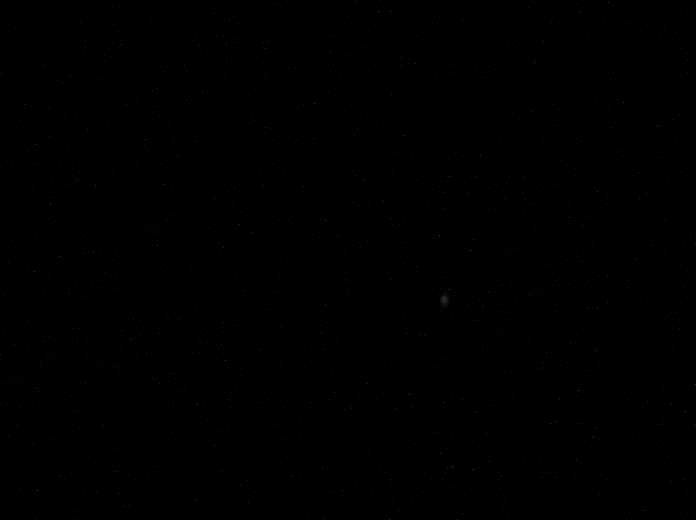
#> input picture Measurements/2023-07-10/Raw_Data/18MV/unpol_15sec_0001.png, 1391 x 1039 px (shown at 1/2 size)
$ python presentation_images.py
#> lines starting #> are read from the running program, lines starting #| are printed output that depends on the picture
import cv2 as cv
import numpy as np
import glob
from matplotlib import cm


def draw_rectangle(image, width=50, height=30, color=(0, 0, 255), thickness=2, y_offset=-100):
    image_height, image_width = image.shape[:2]
    mid_x, mid_y = image_width // 2, image_height // 2 + y_offset
    half_width = width // 2
    half_height = height // 2

    top_left = (mid_x - half_width, mid_y - half_height)
    bottom_right = (mid_x + half_width, mid_y + half_height)

    # Draw the rectangle on a copy of the image
    image_8bit = cv.normalize(image, None, 0, 255, cv.NORM_MINMAX, dtype=cv.CV_8U)
    image_rgb = cv.cvtColor(image_8bit, cv.COLOR_GRAY2RGB)
    cv.rectangle(image_rgb, top_left, bottom_right, color, thickness)

    # Extract the region of interest (ROI) inside the rectangle
    roi = image[mid_y - half_height:mid_y + half_height, mid_x - half_width:mid_x + half_width]

    # Calculate the average grayscale value inside the ROI
    average_grayscale = np.mean(roi)

    return image_rgb, average_grayscale

# [56 lines left out: function process_and_combine_images, not called in this run]

if __name__ == "__main__":
    # Use glob to get all image paths
    image_paths = glob.glob('Measurements/2023-07-10/Raw_Data/18MV/unpol_15sec_*.png')

    # Load the images using OpenCV
    images = [cv.imread(path, cv.IMREAD_UNCHANGED) for path in image_paths]
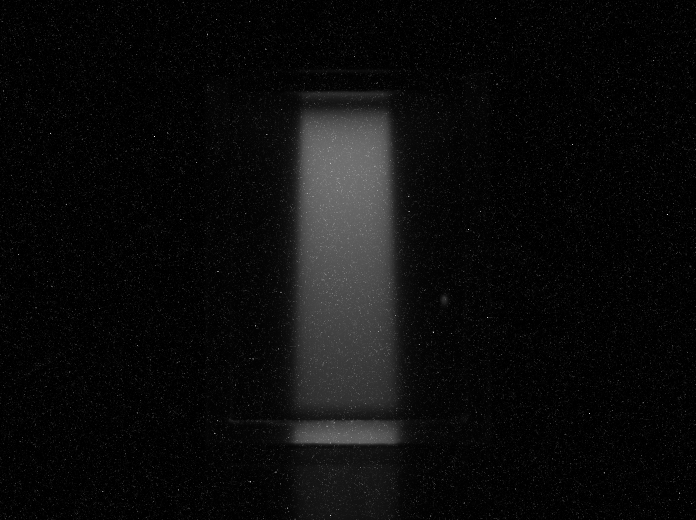
#> input picture Measurements/2023-07-10/Raw_Data/18MV/unpol_15sec_0005.png, 1391 x 1039 px (shown at 1/2 size)
#> images = 2 items
    draw_image = cv.imread('Measurements/2023-07-10/Improved_Data/18MV/unpol.png', cv.IMREAD_UNCHANGED)
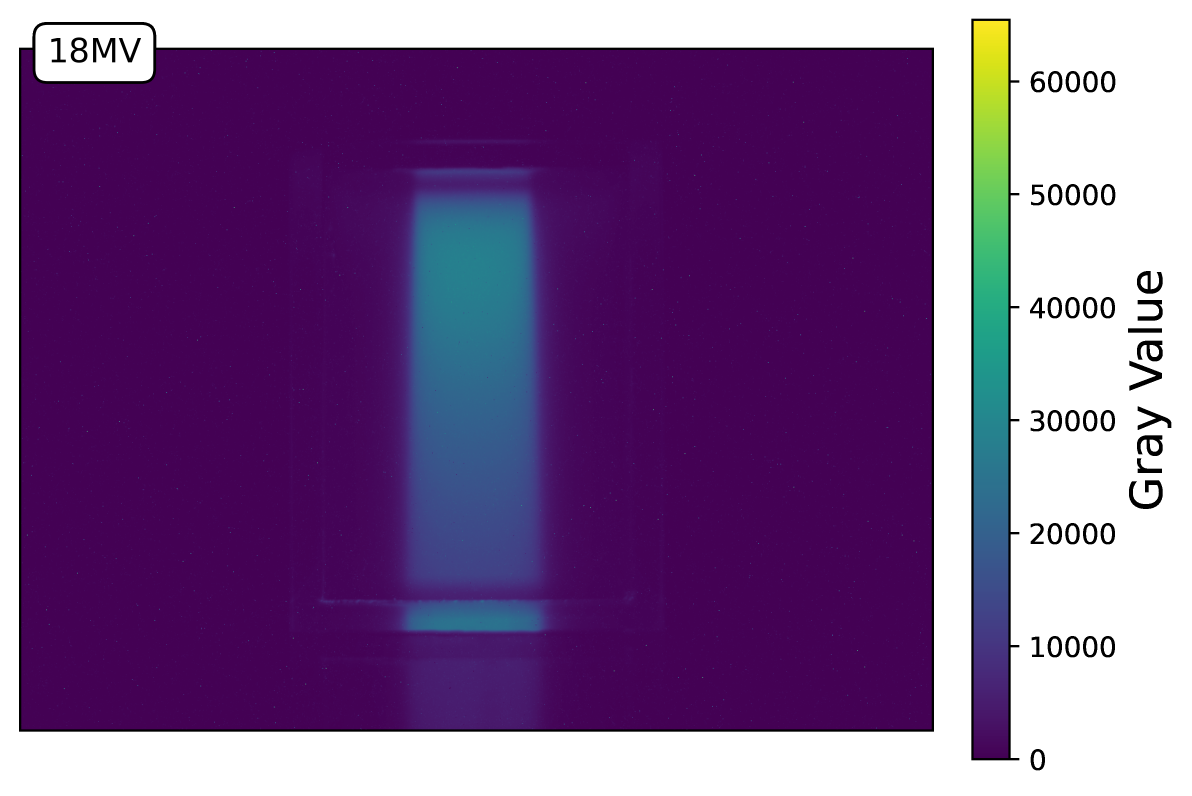
#> input picture Measurements/2023-07-10/Colormap/18MV/unpol.png, 3574 x 2386 px, found by its file name (shown at 1/3 size)
#> draw_image is the input picture: shape (2386, 3574, 4); mean B, G, R, A 139.9, 88.9, 123.3, 178.7

    if not images:
        print("Error: No images found or invalid image format.")
    else:
        # Draw a rectangle on the first image with an upward offset of 20 pixels
        image_with_rectangle, average_grayscale = draw_rectangle(draw_image)
#> (the run stopped early here; a loop or call above may not have finished)
